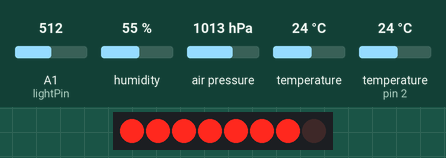
Recording of a sketch running on a simulated Arduino Uno, built with avr-gcc and run on an emulated ATmega328P. Shown: 8 shift-register outputs drawn as a row of LEDs (first output left, lit = HIGH). Wiring (inferred from the names in the program): shift register (74HC595): data pin 4; shift clock pin 3; latch pin 7. Wiring (inferred from the signals the program sends): row of LEDs: on Q0, Q1, Q2, Q3, Q4, Q5, Q6, Q7. Inputs (shaded band) come from the test bench; at power-on: A1 (lightPin) = 512, humidity 55 %, air pressure 1013 hPa, temperature 24 °C, temperature (sensor on pin 2) 24 °C. What the sketch prints to the serial monitor is not drawn.

Above: at 0.15 s.
At 30.2 s:
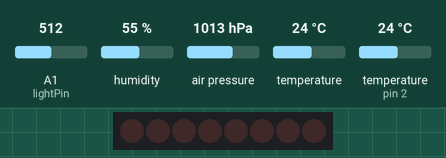
Timing chart, 0 to 78.2 s (numbered marks = the images above):
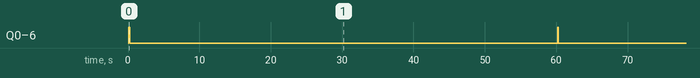

The sketch:

arduino-weather-station.ino
```cpp
// ***  Station météo Laurent C. *** //

// Pré-requis capteur d'humidité DHT22
#include "DHT.h"
#define DHTPIN 2
#define DHTTYPE DHT22
DHT dht(DHTPIN, DHTTYPE);

// Pré-requis du capteur de pression
#include <SFE_BMP180.h>
#include <Wire.h>
SFE_BMP180 pressure;
#define ALTITUDE 109.13

// Photorésistance
int lightPin = 1;

// Transmetteur 433 Mhz
//#include <VirtualWire.h>

// Pré-requis écran LCD
#define PIN_SCE   7  // LCD CS  .... Pin 3
#define PIN_RESET 6  // LCD RST .... Pin 1
#define PIN_DC    5  // LCD Dat/Com. Pin 5
#define PIN_SDIN  4  // LCD SPIDat . Pin 6
#define PIN_SCLK  3  // LCD SPIClk . Pin 4
                     // LCD Gnd .... Pin 2
                     // LCD Vcc .... Pin 8
                     // LCD Vlcd ... Pin 7

#define LCD_C     LOW
#define LCD_D     HIGH

#define LCD_X     84
#define LCD_Y     48
#define LCD_CMD   0

int a = 0;

static const byte ASCII[][5] =
{
 {0x00, 0x00, 0x00, 0x00, 0x00} // 20
,{0x00, 0x00, 0x5f, 0x00, 0x00} // 21 !
,{0x00, 0x07, 0x00, 0x07, 0x00} // 22 "
,{0x14, 0x7f, 0x14, 0x7f, 0x14} // 23 #
,{0x24, 0x2a, 0x7f, 0x2a, 0x12} // 24 $
,{0x23, 0x13, 0x08, 0x64, 0x62} // 25 %
,{0x36, 0x49, 0x55, 0x22, 0x50} // 26 &
,{0x00, 0x05, 0x03, 0x00, 0x00} // 27 '
,{0x00, 0x1c, 0x22, 0x41, 0x00} // 28 (
,{0x00, 0x41, 0x22, 0x1c, 0x00} // 29 )
,{0x14, 0x08, 0x3e, 0x08, 0x14} // 2a *
,{0x08, 0x08, 0x3e, 0x08, 0x08} // 2b +
,{0x00, 0x50, 0x30, 0x00, 0x00} // 2c ,
,{0x08, 0x08, 0x08, 0x08, 0x08} // 2d -
,{0x00, 0x60, 0x60, 0x00, 0x00} // 2e .
,{0x20, 0x10, 0x08, 0x04, 0x02} // 2f /
,{0x3e, 0x51, 0x49, 0x45, 0x3e} // 30 0
,{0x00, 0x42, 0x7f, 0x40, 0x00} // 31 1
,{0x42, 0x61, 0x51, 0x49, 0x46} // 32 2
,{0x21, 0x41, 0x45, 0x4b, 0x31} // 33 3
,{0x18, 0x14, 0x12, 0x7f, 0x10} // 34 4
,{0x27, 0x45, 0x45, 0x45, 0x39} // 35 5
,{0x3c, 0x4a, 0x49, 0x49, 0x30} // 36 6
,{0x01, 0x71, 0x09, 0x05, 0x03} // 37 7
,{0x36, 0x49, 0x49, 0x49, 0x36} // 38 8
,{0x06, 0x49, 0x49, 0x29, 0x1e} // 39 9
,{0x00, 0x36, 0x36, 0x00, 0x00} // 3a :
,{0x00, 0x56, 0x36, 0x00, 0x00} // 3b ;
,{0x08, 0x14, 0x22, 0x41, 0x00} // 3c <
,{0x14, 0x14, 0x14, 0x14, 0x14} // 3d =
,{0x00, 0x41, 0x22, 0x14, 0x08} // 3e >
,{0x02, 0x01, 0x51, 0x09, 0x06} // 3f ?
,{0x32, 0x49, 0x79, 0x41, 0x3e} // 40 @
,{0x7e, 0x11, 0x11, 0x11, 0x7e} // 41 A
,{0x7f, 0x49, 0x49, 0x49, 0x36} // 42 B
,{0x3e, 0x41, 0x41, 0x41, 0x22} // 43 C
,{0x7f, 0x41, 0x41, 0x22, 0x1c} // 44 D
,{0x7f, 0x49, 0x49, 0x49, 0x41} // 45 E
,{0x7f, 0x09, 0x09, 0x09, 0x01} // 46 F
,{0x3e, 0x41, 0x49, 0x49, 0x7a} // 47 G
,{0x7f, 0x08, 0x08, 0x08, 0x7f} // 48 H
,{0x00, 0x41, 0x7f, 0x41, 0x00} // 49 I
,{0x20, 0x40, 0x41, 0x3f, 0x01} // 4a J
,{0x7f, 0x08, 0x14, 0x22, 0x41} // 4b K
,{0x7f, 0x40, 0x40, 0x40, 0x40} // 4c L
,{0x7f, 0x02, 0x0c, 0x02, 0x7f} // 4d M
,{0x7f, 0x04, 0x08, 0x10, 0x7f} // 4e N
,{0x3e, 0x41, 0x41, 0x41, 0x3e} // 4f O
,{0x7f, 0x09, 0x09, 0x09, 0x06} // 50 P
,{0x3e, 0x41, 0x51, 0x21, 0x5e} // 51 Q
,{0x7f, 0x09, 0x19, 0x29, 0x46} // 52 R
,{0x46, 0x49, 0x49, 0x49, 0x31} // 53 S
,{0x01, 0x01, 0x7f, 0x01, 0x01} // 54 T
,{0x3f, 0x40, 0x40, 0x40, 0x3f} // 55 U
,{0x1f, 0x20, 0x40, 0x20, 0x1f} // 56 V
,{0x3f, 0x40, 0x38, 0x40, 0x3f} // 57 W
,{0x63, 0x14, 0x08, 0x14, 0x63} // 58 X
,{0x07, 0x08, 0x70, 0x08, 0x07} // 59 Y
,{0x61, 0x51, 0x49, 0x45, 0x43} // 5a Z
,{0x00, 0x7f, 0x41, 0x41, 0x00} // 5b [
,{0x02, 0x04, 0x08, 0x10, 0x20} // 5c ¥
,{0x00, 0x41, 0x41, 0x7f, 0x00} // 5d ]
,{0x04, 0x02, 0x01, 0x02, 0x04} // 5e ^
,{0x40, 0x40, 0x40, 0x40, 0x40} // 5f _
,{0x00, 0x01, 0x02, 0x04, 0x00} // 60 `
,{0x20, 0x54, 0x54, 0x54, 0x78} // 61 a
,{0x7f, 0x48, 0x44, 0x44, 0x38} // 62 b
,{0x38, 0x44, 0x44, 0x44, 0x20} // 63 c
,{0x38, 0x44, 0x44, 0x48, 0x7f} // 64 d
,{0x38, 0x54, 0x54, 0x54, 0x18} // 65 e
,{0x08, 0x7e, 0x09, 0x01, 0x02} // 66 f
,{0x0c, 0x52, 0x52, 0x52, 0x3e} // 67 g
,{0x7f, 0x08, 0x04, 0x04, 0x78} // 68 h
,{0x00, 0x44, 0x7d, 0x40, 0x00} // 69 i
,{0x20, 0x40, 0x44, 0x3d, 0x00} // 6a j
,{0x7f, 0x10, 0x28, 0x44, 0x00} // 6b k
,{0x00, 0x41, 0x7f, 0x40, 0x00} // 6c l
,{0x7c, 0x04, 0x18, 0x04, 0x78} // 6d m
,{0x7c, 0x08, 0x04, 0x04, 0x78} // 6e n
,{0x38, 0x44, 0x44, 0x44, 0x38} // 6f o
,{0x7c, 0x14, 0x14, 0x14, 0x08} // 70 p
,{0x08, 0x14, 0x14, 0x18, 0x7c} // 71 q
,{0x7c, 0x08, 0x04, 0x04, 0x08} // 72 r
,{0x48, 0x54, 0x54, 0x54, 0x20} // 73 s
,{0x04, 0x3f, 0x44, 0x40, 0x20} // 74 t
,{0x3c, 0x40, 0x40, 0x20, 0x7c} // 75 u
,{0x1c, 0x20, 0x40, 0x20, 0x1c} // 76 v
,{0x3c, 0x40, 0x30, 0x40, 0x3c} // 77 w
,{0x44, 0x28, 0x10, 0x28, 0x44} // 78 x
,{0x0c, 0x50, 0x50, 0x50, 0x3c} // 79 y
,{0x44, 0x64, 0x54, 0x4c, 0x44} // 7a z
,{0x00, 0x08, 0x36, 0x41, 0x00} // 7b {
,{0x00, 0x00, 0x7f, 0x00, 0x00} // 7c |
,{0x00, 0x41, 0x36, 0x08, 0x00} // 7d }
,{0x10, 0x08, 0x08, 0x10, 0x08} // 7e ←
,{0x00, 0x06, 0x09, 0x09, 0x06} // 7f →
};

// Initialisation de la station météo
void setup() {

  Serial.begin(9600);
  dht.begin();
  if (pressure.begin()) {
  }
  else {
    Serial.println("BMP180 init fail\n\n");
  }

  //vw_set_ptt_inverted(true); // Required for DR3100
  //vw_setup(2000);	 // Bits per sec

   // Initilisation de l'Écran LCD
   LcdInitialise();
   LcdClear();

}

// La boucle dans laquelle tout se passe
void loop() {

  // Récupération de la température
  char status;
  double T,P,p0,a;
  status = pressure.startTemperature();

  if (status != 0) {

    delay(status);
    status = pressure.getTemperature(T);

    if (status != 0) {

      status = pressure.startPressure(3);

      if (status != 0) {

        delay(status);
        status = pressure.getPressure(P,T);

        if (status != 0) {
          // Récupération de la pression atmosphérique
          p0 = pressure.sealevel(P,ALTITUDE);
        }
        else Serial.println("error retrieving pressure measurement\n");
      }
      else Serial.println("error starting pressure measurement\n");
    }
    else Serial.println("error retrieving temperature measurement\n");
  }
  else Serial.println("error starting temperature measurement\n");

  // Récupération de l'humidité
  float h = dht.readHumidity();
  float t = dht.readTemperature();
  if (isnan(h)) {
    Serial.println("Erreur du capteur humidite");
    return;
  }

  // Récupération de la luminosité
  int lightLevel = analogRead(lightPin);

  // On convertit les valeurs en chaine de caractères
  char tmp0[10];
  char* temp = dtostrf(T,4,2, tmp0);
  char tmp1[10];
  char* hum = dtostrf(h,3,1, tmp1);
  char tmp2[10];
  char* patmo = dtostrf(p0,4,0, tmp2);
  char tmp3[10];
  char* lum = dtostrf(1024 - lightLevel, 4,0, tmp3);

  // On affiche les valeurs sur l'écran LCD
  gotoXY(0,0);
  LcdString ("= La METEO =------------");
  gotoXY(0,2);
  // Température
  LcdString ("Temp ");
  LcdString (temp);
  LcdString (" C");
  // Humidité
  gotoXY(0,3);
  LcdString ("Hum ");
  LcdString (hum);
  LcdString(" %");
  gotoXY(0,4);
  LcdString ("PAt ");
  LcdString (patmo);
  LcdString (" hPa");
  gotoXY(0,5);
  LcdString ("Lum ");
  LcdString (lum);

  // On envoie des données par le port série
  Serial.print(temp);
  Serial.print(";");
  Serial.print(hum);
  Serial.print(";");
  Serial.print(patmo);
  Serial.print(";");
  Serial.println(lum);


  // Transmission des données
//  String msg = T + ';';
//  msg += p0;
//  msg += ';';
//  msg += h;
//  msg += ';';
//  msg += 1024 - lightLevel;
//  Serial.println(msg);
//  char msgChar[msg.length()];
//  msg.toCharArray(msgChar, msg.length());
//  //const char *msg = dtostrf(T,4,2,) + ';' + ';' + h + ';' + (1024 - lightLevel);
//  digitalWrite(13, true); // Flash a light to show transmitting
//  vw_send((uint8_t *)msgChar, strlen(msgChar));
//  vw_wait_tx(); // Wait until the whole message is gone
//  digitalWrite(13, false);
//  delay(200);


  // On attend avant de relancer la boucle
  delay(60000);
}


// Fonctions d'affichage de l'écran LCD
void LcdCharacter(char character)
{
  LcdWrite(LCD_D, 0x00);
  for (int index = 0; index < 5; index++)
  {
    LcdWrite(LCD_D, ASCII[character - 0x20][index]);
  }
  LcdWrite(LCD_D, 0x00);
}

void LcdClear(void)
{
  for (int index = 0; index < LCD_X * LCD_Y / 8; index++)
  {
    LcdWrite(LCD_D, 0x00);
  }
}

void LcdInitialise(void)
{
  pinMode(PIN_SCE,   OUTPUT);
  pinMode(PIN_RESET, OUTPUT);
  pinMode(PIN_DC,    OUTPUT);
  pinMode(PIN_SDIN,  OUTPUT);
  pinMode(PIN_SCLK,  OUTPUT);

  digitalWrite(PIN_RESET, LOW);
 // delay(1);
  digitalWrite(PIN_RESET, HIGH);

  LcdWrite( LCD_CMD, 0x21 );  // LCD Extended Commands.
  LcdWrite( LCD_CMD, 0xBf );  // Set LCD Vop (Contrast). //B1
  LcdWrite( LCD_CMD, 0x04 );  // Set Temp coefficent. //0x04
  LcdWrite( LCD_CMD, 0x14 );  // LCD bias mode 1:48. //0x13
  LcdWrite( LCD_CMD, 0x0C );  // LCD in normal mode. 0x0d for inverse
  LcdWrite(LCD_C, 0x20);
  LcdWrite(LCD_C, 0x0C);
}

void LcdString(char *characters)
{
  while (*characters)
  {
    LcdCharacter(*characters++);
  }
}

void LcdWrite(byte dc, byte data)
{
  digitalWrite(PIN_DC, dc);
  digitalWrite(PIN_SCE, LOW);
  shiftOut(PIN_SDIN, PIN_SCLK, MSBFIRST, data);
  digitalWrite(PIN_SCE, HIGH);
}

// gotoXY routine to position cursor
// x - range: 0 to 84
// y - range: 0 to 5

void gotoXY(int x, int y)
{
  LcdWrite( 0, 0x80 | x);  // Column.
  LcdWrite( 0, 0x40 | y);  // Row.

}

void drawLine(void)
{
  unsigned char  j;
   for(j=0; j<84; j++) // top
	{
          gotoXY (j,0);
	  LcdWrite (1,0x01);
  }
  for(j=0; j<84; j++) //Bottom
	{
          gotoXY (j,5);
	  LcdWrite (1,0x80);
  }

  for(j=0; j<6; j++) // Right
	{
          gotoXY (83,j);
	  LcdWrite (1,0xff);
  }
	for(j=0; j<6; j++) // Left
	{
          gotoXY (0,j);
	  LcdWrite (1,0xff);
  }

}
```

Measured:
- by itself, Q0–6: alternates HIGH for 0.08 s and LOW for 60.0 s
